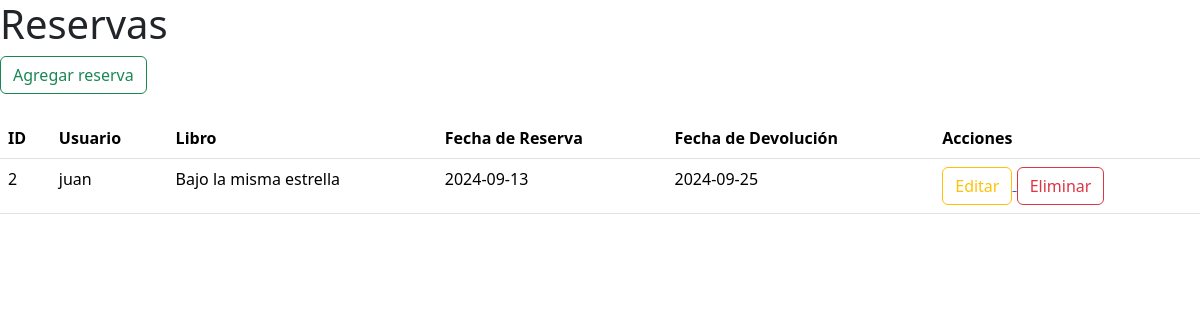
The page /ver_reservas/ on the database as committed earlier.
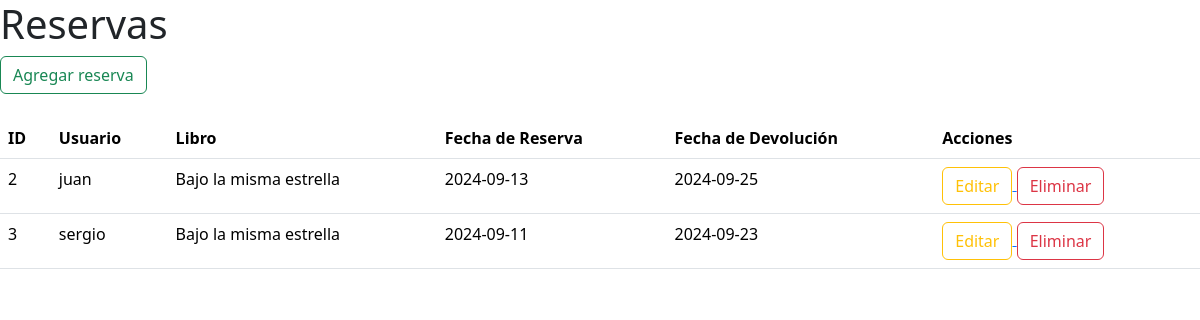
The same page on the database as committed later.
### biblioteca/models.py (models this page shows, shortened)
class Reserva(models.Model):
    usuario = models.CharField(max_length=100, help_text="Nombre del usuario que realiza la reserva")
    libro = models.ForeignKey('Libro', on_delete=models.CASCADE, help_text="Libro reservado")
    fecha_reserva = models.DateField(help_text="Fecha en que se realiza la reserva")
    fecha_devolucion = models.DateField(help_text="Fecha en que debe devolverse el libro")

class Libro(models.Model):
    titulo = models.CharField(max_length=254)
    autor = models.CharField(max_length=100)
    no_paginas = models.IntegerField()
    fecha_publicacion = models.DateField(help_text= "Fecha Publicacion")
    CLASIFICAC = (
        (0, ""),
        (1, "Romance"),
        (2, "Aventura"),
        (3, "Ficción"),
    )
    clasificacion = models.IntegerField(choices=CLASIFICAC, default=0 )

### biblioteca/views.py (the view)
# urls.py: path('ver_reservas/', views.ver_reservas, name='ver_reservas'),
def ver_reservas(request):
    reservas = Reserva.objects.all()
    return render(request, "libros/ver_reservas.html", {'reservas': reservas})

### biblioteca/templates/libros/ver_reservas.html (shortened to what this page needs)
<!DOCTYPE html>
<html lang="es">
<head>
    <link href="https://cdn.jsdelivr.net/npm/bootstrap@5.3.3/dist/css/bootstrap.min.css" rel="stylesheet">
</head>
<body>
    <h1> Reservas </h1>
    <a href="{% url 'agregar_reserva' %}">
        <button type="button" class="btn btn-outline-success">Agregar reserva</button>
    </a>
    <br /><br />
    <table class="table">
        <thead>
            <tr>
                <th scope="col">ID</th>
                <th scope="col">Usuario</th>
                <th scope="col">Libro</th>
                <th scope="col">Fecha de Reserva</th>
                <th scope="col">Fecha de Devolución</th>
                <th scope="col">Acciones</th>
            </tr>
        </thead>
        <tbody>
            {% for reserva in reservas %}
            <tr>
                <td>{{ reserva.id }}</td>
                <td>{{ reserva.usuario }}</td>
                <td>{{ reserva.libro.titulo }}</td>
                <td>{{ reserva.fecha_reserva|date:"Y-m-d" }}</td>
                <td>{{ reserva.fecha_devolucion|date:"Y-m-d" }}</td>
                <td>
                    <a href="{% url 'editar_reserva' reserva.id %}">
                        <button type="button" class="btn btn-outline-warning">Editar</button>
                    </a>
                    <a href="{% url 'eliminar_reserva' reserva.id %}" onclick="return confirm('¿Estás seguro de que deseas eliminar esta reserva?');">
                        <button class="btn btn-outline-danger" type="button">Eliminar</button>
                    </a>
                </td>
            </tr>
            {% endfor %}
        </tbody>
    </table>
</body>
</html>

Rows that differ between the two databases and show on the page:
added Reserva: id "3", usuario "sergio", libro.titulo "Bajo la misma estrella", fecha_reserva "2024-09-11", fecha_devolucion "2024-09-23"
